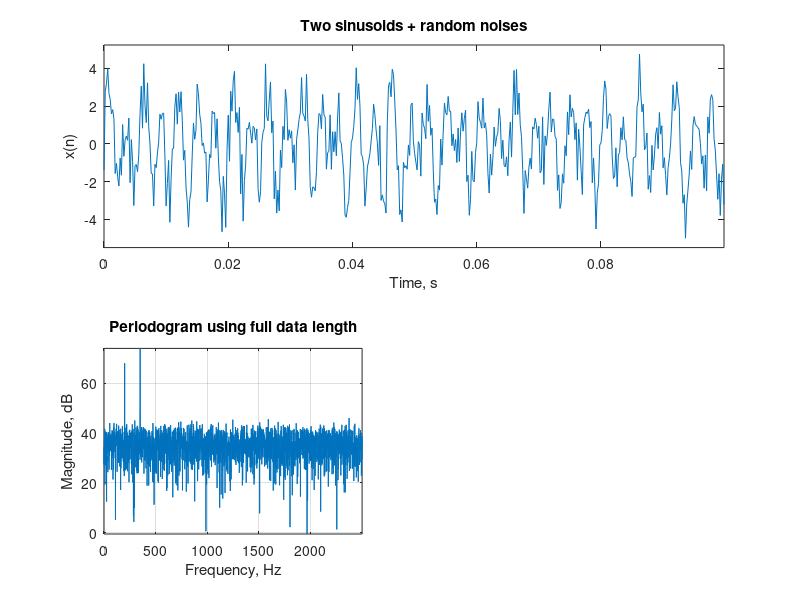

The MATLAB script that drew this image: (Note: this script raises an error after producing the figure.)
% This demo program was developed Hsiao-Lung Chan, Ph.D. September 28, 2009
% Averaged periodogram

clear

fs=5000;
t=0:1/fs:1;
x = sin(2*pi*200*t) + 2*sin(2*pi*350*t) + randn(size(t));
subplot(2,1,1)
index=1:500;
plot(t(index),x(index))
ylabel('x(n)')
xlabel('Time, s')
title('Two sinusoids + random noises')
axis([min(t(index)) max(t(index)) min(x(index))*1.1 max(x(index))*1.1])

Xf=fft(x);
resolution=fs/length(Xf);
f=(0:length(Xf)-1)*resolution;
Xf_power = Xf.*conj(Xf);  % power spectral density
subplot(2,2,3)
Xf_dB=10*log10(Xf_power);
index=1:length(Xf_power)/2;
plot(f(index),Xf_dB(index))
grid
xlabel('Frequency, Hz')
ylabel('Magnitude, dB')
title('Periodogram using full data length')
axis([min(f(index)) max(f(index)) min(Xf_dB(index)) max(Xf_dB(index))])

% Welch periodogram
NFFT=512;  % length of window
[P1,f] = pwelch(x,hanning(NFFT),NFFT/2,NFFT);  % PWELCH(X,WINDOW,NOVERLAP,NFFT)
f=f/pi*fs/2;
subplot(2,2,4)
P1_dB=10*log10(P1);
plot(f,P1_dB)
grid
ylabel('Magnitude, dB');
xlabel('Frequency, Hz');
title('Welch periodogram')
axis([min(f) max(f) min(P1_dB) max(P1_dB)]);